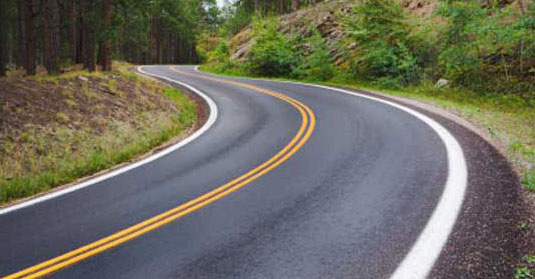
#> input picture test_image.jpg, 535 x 279 px, given in place of test2.mp4, which was not available
$ python lanes.py
#> lines starting #> are read from the running program, lines starting #| are printed output that depends on the picture; after the words box and inside, x2 and y2 are one past the last pixel; in counts of white or black regions, pixels touching at a corner belong together; pictures that were not available may be replaced by others from this repository, and a replacement may not be noted
#> further down, frame is the input picture: shape (279, 535, 3); mean B, G, R 94.6, 107.9, 108.8
import cv2                      # pip install opencv-contrib-python
import numpy as np
import matplotlib.pyplot as plt


def make_coordinates(image, line_parameters):
    slope, intercept = line_parameters
    #print(image.shape)
    y1 = image.shape[0]
    y2 = int(y1*(3/5))
    x1 = int((y1 - intercept)/slope)    # x = (y -b)/m
    x2 = int((y2 - intercept)/slope)
    return np.array([x1, y1, x2, y2])


def average_slope_intercept(image, lines):
    left_fit = []
    right_fit = []
    for line in lines:
        x1, y1, x2, y2 = line.reshape(4)
        parameters = np.polyfit((x1, x2), (y1, y2), 1)
        #print(parameters)
        slope = parameters[0]
        intercept = parameters[1]
        if slope < 0:
            left_fit.append((slope, intercept))
        else:
            right_fit.append((slope, intercept))
    left_fit_average = np.average(left_fit, axis=0)
    right_fit_average = np.average(right_fit, axis=0)

    left_line = make_coordinates(image, left_fit_average)
    right_line = make_coordinates(image, right_fit_average)

    # print(left_fit_average, 'left')
    # print(right_fit_average, 'right')
    # # print(left_fit)
    # print(right_fit)

    return np.array([left_line, right_line])


def canny(image):
    # Convert to gray scale
    gray = cv2.cvtColor(image, cv2.COLOR_RGB2GRAY)
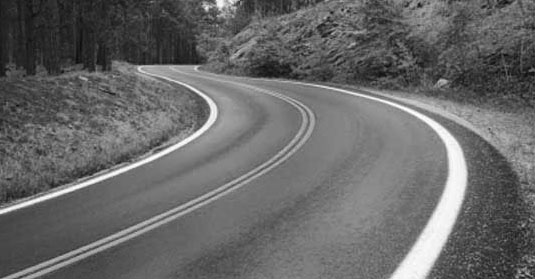
#> gray: shape (279, 535); min 10, max 255, mean 103.9
    # Reduce noise
    blur = cv2.GaussianBlur(gray, (5, 5), 0)
    # Take img and make it's low/high (3:1 here) threshold gradient
    return cv2.Canny(blur, 50, 150)
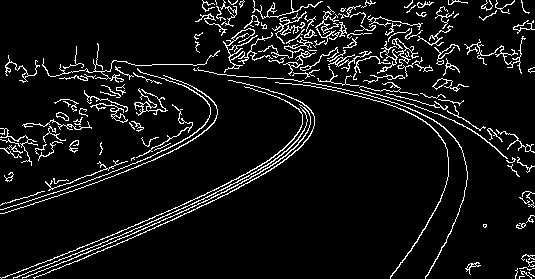
#> returned value: shape (279, 535); 7.5% white in thin lines or dots


def display_lines(image, lines):
    line_image = np.zeros_like(image)
    if lines is not None:
        for x1, y1, x2, y2 in lines:
            #print(line)
            #x1, y1, x2, y2 = line.reshape(4)
            cv2.line(line_image, (x1, y1), (x2, y2),    # Draw lines on black canvas
                     (255, 0, 0),                       # Blue color
                     10)                                # Thickness of the line
    return line_image


def region_of_interest(image):
    height = image.shape[0]
#> height = 279
    polygons = np.array([
            [(200, height), (1100, height), (550, 250)]
            ])
#> polygons = [[200, 279], [1100, 279], [550, 250]]
    mask = np.zeros_like(image)         # Black image
    cv2.fillPoly(mask, polygons, 255)   # Fill mask with white triangle
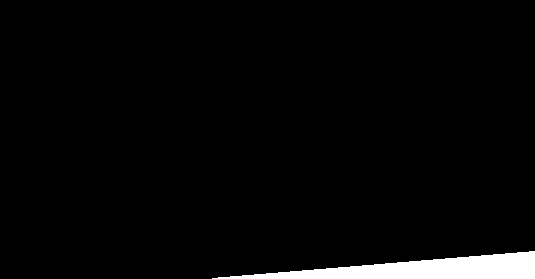
#> mask: shape (279, 535); 3.1% white; 1 white region, box (x1, y1, x2, y2) and area: (212, 251, 535, 279) 4683
    masked_image = cv2.bitwise_and(image, mask)     # Compare pixels
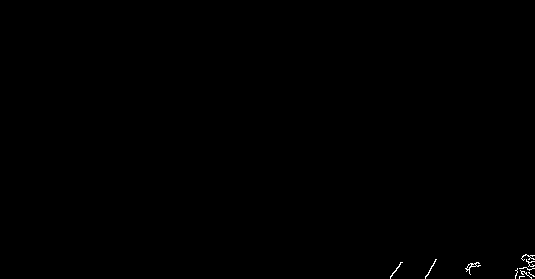
#> masked_image: shape (279, 535); 0.16% white in thin lines or dots, all inside (x1, y1, x2, y2) = (390, 254, 535, 279)
    return masked_image


# image = cv2.imread('test_image0.jpg')
# lane_image = np.copy(image)
#
# canny_image = canny(lane_image)                   # Sketch picture
# cropped_image = region_of_interest(canny_image)
#
# lines = cv2.HoughLinesP(cropped_image,
#                         2,                      # Distance resolution in pxs
#                         np.pi/180,              # Angle resolution in radians (1 degree = Pi/180)
#                         100,                    # Min number of intersections
#                         np.array([]),           # placeholder array
#                         minLineLength=40,       # Length in pxs that we'll accept to the output
#                         maxLineGap=5)           # Distance between lines that we connect in one
# averaged_lines = average_slope_intercept(lane_image, lines)
# line_image = display_lines(lane_image, averaged_lines)
#
# combo_image = cv2.addWeighted(lane_image, 0.8, line_image, 1, 1)
# cv2.imshow("result", combo_image)               # window name, picture
# cv2.waitKey(0)                                  # 0 = Do not close the window
# plt.imshow(canny)
# plt.show()

cap = cv2.VideoCapture("test2.mp4")
while cap.isOpened():
    _, frame = cap.read()
    canny_image = canny(frame)  # Sketch picture
    cropped_image = region_of_interest(canny_image)

    lines = cv2.HoughLinesP(cropped_image,
                            2,  # Distance resolution in pxs
                            np.pi / 180,  # Angle resolution in radians (1 degree = Pi/180)
                            100,  # Min number of intersections
                            np.array([ ]),  # placeholder array
                            minLineLength=40,  # Length in pxs that we'll accept to the output
                            maxLineGap=5)  # Distance between lines that we connect in one
#> lines = None
#> (the run stopped early here; a loop or call above may not have finished)
